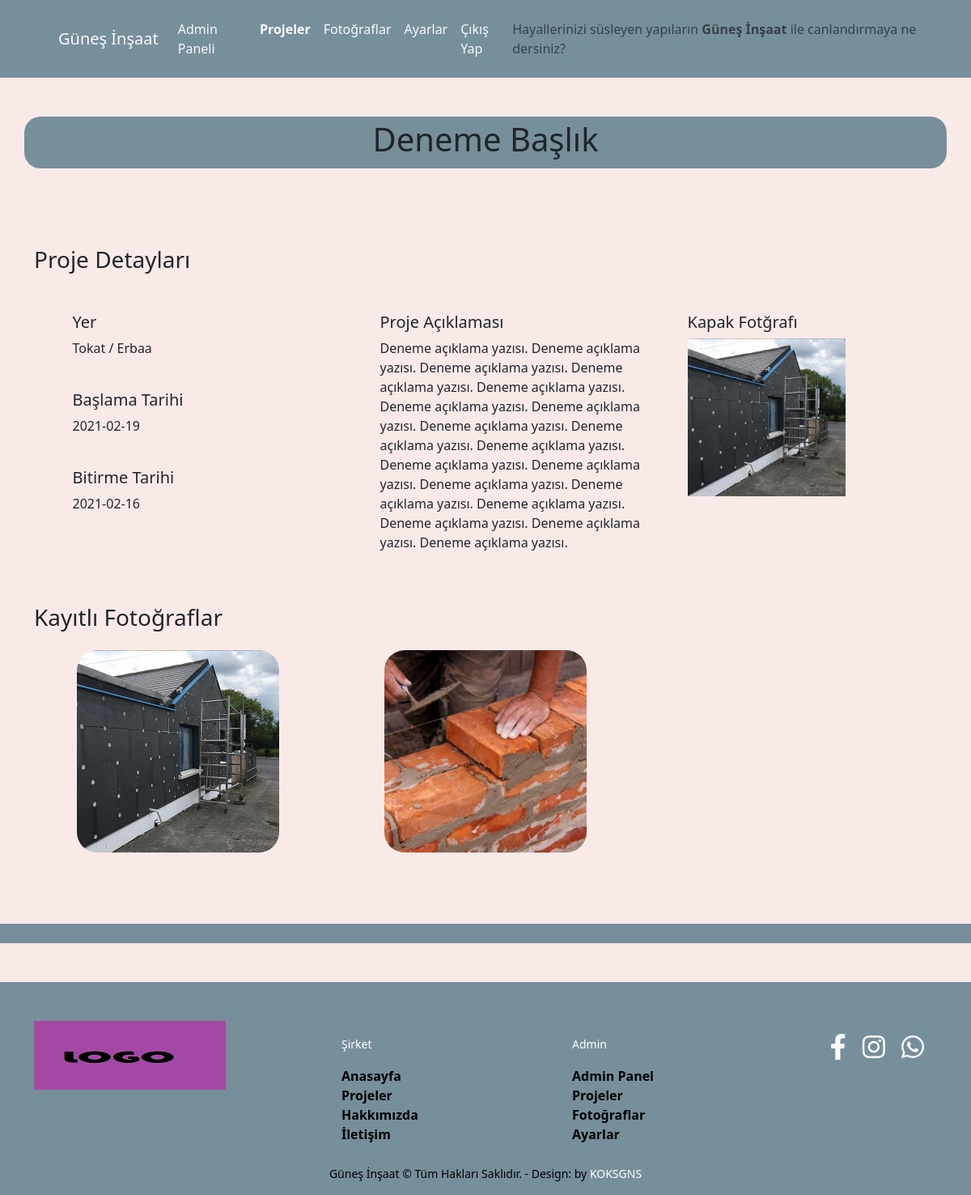
The page /screen/admin/projeDetay.php?DetayID=19 (signed in) on the database its author committed.
### tables this page shows
CREATE TABLE IF NOT EXISTS `projeler` (
  `id` int NOT NULL AUTO_INCREMENT,
  `baslik` varchar(150) NOT NULL,
  `baslamaTarih` varchar(25) NOT NULL,
  `bitisTarih` varchar(25) NOT NULL,
  `il` varchar(50) NOT NULL,
  `ilçe` varchar(50) NOT NULL,
  `durum` int NOT NULL,
  `aciklama` varchar(1000) NOT NULL,
  `projeimg1` varchar(50) NOT NULL,
  `projeFotolari` varchar(600) NOT NULL,
  PRIMARY KEY (`id`)
);

### screen/admin/projeDetay.php (the view, shortened to what this page needs)
<?php
$UserID = $_SESSION["id"];
if($UserID != ""){
  if(isset($_REQUEST["DetayID"])){
      $DetayID   =  $_REQUEST["DetayID"];
    require("../../PHP/gereksinimler.php");
    $SORGU		=	$VeritabaniBaglantisi->prepare("SELECT * FROM  projeler WHERE id = '$DetayID' ");
    $SORGU->execute();
    $SORGUSAYISI		=	$SORGU->rowCount();
    $SORGULAR	=	$SORGU->fetch(PDO::FETCH_ASSOC);
    if($SORGUSAYISI>0){
        $baslik = $SORGULAR["baslik"];
        $baslamaTarih = $SORGULAR["baslamaTarih"];
        $bitisTarih = $SORGULAR["bitisTarih"];
        $il = $SORGULAR["il"];
        $ilçe = $SORGULAR["ilçe"];
        $aciklama = $SORGULAR["aciklama"];
        $projeimg1 = $SORGULAR["projeimg1"];
        $projeFotolari  =   $SORGULAR["projeFotolari"];
    }
    if($projeFotolari != ""){
      $projeFotolar = explode(",",$projeFotolari);
      array_pop($projeFotolar);
      }
?>
<!DOCTYPE html>
<html lang="TR-tr">
<head>
    <link href="https://cdn.jsdelivr.net/npm/bootstrap@5.0.0-beta2/dist/css/bootstrap.min.css" rel="stylesheet">
    <link rel="stylesheet" type="text/css" href="../../css/main.css"/>
    <link rel="stylesheet" href="https://cdnjs.cloudflare.com/ajax/libs/font-awesome/5.15.2/css/all.min.css" />
</head>
<body>
  <nav class="navbar navbar-expand-lg navbar-light p-3" style="background-color: #778f9b;">
    <div class="container-fluid">
      <a class="navbar-brand text-light" href="../index.php">Güneş İnşaat</a>
      <div class="collapse navbar-collapse" id="navbarText">
        <ul class="navbar-nav me-auto mb-2 mb-lg-0">
          <li class="nav-item">
            <a class="nav-link text-light " aria-current="page" href="home.php">Admin Paneli</a>
          </li>
          <li class="nav-item">
            <a class="nav-link text-light" href="projeler.php"><b>Projeler</b></a>
          </li>
          <li class="nav-item">
            <a class="nav-link text-light" href="fotograflar.php">Fotoğraflar</a>
          </li>
          <li class="nav-item">
            <a class="nav-link text-light" href="ayarlar.php">Ayarlar</a>
          </li>
          <li class="nav-item">
            <a class="nav-link text-light" href="cikis.php">Çıkış Yap</a>
          </li>
        </ul>
        <span class="navbar-text">
            Hayallerinizi süsleyen yapıların <b>Güneş İnşaat</b> ile canlandırmaya ne dersiniz?
        </span>
      </div>
    </div>
  </nav>
    <br><br>
    <div class="container projedetaybaslik text-center p-1">
      <h1><?=$baslik?></h1>
    </div>
    <br>
    <br>
    <div class="container mb-5">
      <h3 class="my-5">Proje Detayları</h3>
      <div class="row justify-content-center">
        <div class="col-10 col-md-4">
          <h5>Yer</h5>
          <p><?=$il?> / <?=$ilçe?></p>
          <br>
          <h5>Başlama Tarihi</h5>
          <p><?=$baslamaTarih?></p>
          <br>
          <h5>Bitirme Tarihi</h5>
          <p><?=$bitisTarih?></p>
        </div>
        <div class="col-10 col-md-4">
          <h5>Proje Açıklaması</h5>
          <p><?=$aciklama?></p>
        </div>
        <div class="col-10 col-md-3 mb-5 AdminKapakFoto">
          <h5>Kapak Fotğrafı</h5>
          <img src="../../images/proje/<?=$projeimg1?>">
        </div>
      </div>
    </div>
    <div class="container mb-5">
      <h3>Kayıtlı Fotoğraflar</h3>
      <div class="row text-center ">
        <div class="col-12 col-sm-6 col-md-4 projedetayfotolar my-3">
          <img src="../../images/proje/<?=$projeimg1?>" class= "projeimgDetay" alt="">
        </div>
        <?php
          if($projeFotolari!= null){
            foreach($projeFotolar as $Foto){
          ?>
        <div class="col-12 col-sm-6 col-md-4 projedetayfotolar my-3">
          <img src="../../images/proje/<?=$Foto?>" class= "projeimgDetay" alt="ProjeFotografi"> <br> <br>
        </div>
        <?php
          }
        }
      ?>
      </div>
    </div>
    <div class="container-fluid my-5 text-center"  style=" background-color: #778f9b">
    </div>
    <?php
      require("footer.php");
    ?>
</body>
</html>
<?php
    }else{
      header("Location:../");
    }
  }else{
      header("Location:../");
  }
?>

### css/main.css (style rules this page uses)
body { background-color: #f9eae8; }
.navbar { padding-left: 5% !important; }
.projedetayfotolar img { width: 250px; }
.projedetaybaslik { background-color: #778f9b; border-radius: 20px; }
.projeimgDetay { display: inline-block; border: 0; position: relative; -webkit-transition: all 200ms ease-in; -webkit-transform: scale(1); -ms-transition: all 200ms ease-in; -ms-transform: scale(1); -moz-transition: all 200ms ease-in; -moz-transform: scale(1); transition: all 200ms ease-in; transform: scale(1); border-radius: 25px; }
.AdminKapakFoto img { width: 75%; display: block; }

### rows shown on the page
projeler: baslik "Deneme Başlık", il "Tokat", ilçe "Erbaa", baslamaTarih "2021-02-19", bitisTarih "2021-02-16", aciklama "Deneme açıklama yazısı. Deneme açıklama yazısı. Deneme açıklama yazısı. Deneme açıklama yazısı. Deneme açıklama yazısı. Deneme açıklama yazısı. Deneme açıklama yazısı. Deneme açıklama yazısı. Deneme açıklama yazısı. Deneme açıklama yazısı. Deneme açıklama yazısı. Deneme açıklama yazısı. Deneme açıklama yazısı. Deneme açıklama yazısı. Deneme açıklama yazısı. Deneme açıklama yazısı. Deneme açıklama yazısı. Deneme açıklama yazısı.", projeimg1 (picture)
